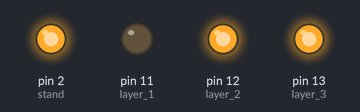
The sketch below on a simulated Arduino Uno, built with avr-gcc and run on an emulated ATmega328P. Parts: output pins drawn as LEDs (lit = HIGH).

Above: at 0.1 s.
Timing chart, 0 to 1.6 s (numbered marks = the images above):
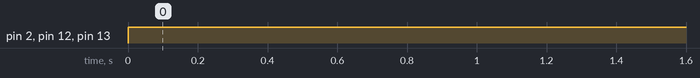

The sketch:

MyledCude.ino
```cpp
int layer_1 =11;
int layer_2 = 12;
int layer_3 = 13;

int stand = 2;


void setup() {
  // put your setup code here, to run once:
  pinMode(layer_1, OUTPUT);
   pinMode(layer_2, OUTPUT);
    pinMode(layer_3, OUTPUT);
     pinMode(stand, OUTPUT);
}

void loop() {

     digitalWrite(layer_1, LOW);
     digitalWrite(layer_2, HIGH);
     digitalWrite(layer_3, HIGH);
     digitalWrite(stand, HIGH);
}
```

Measured:
- by itself, pin 2 (stand), pin 12 (layer_2), pin 13 (layer_3): LOW → HIGH at 0.00 s
